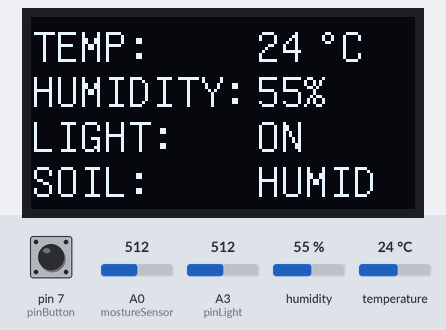
Simulated run of this sketch. Board: Arduino Uno, built with avr-gcc and run on an emulated ATmega328P. Shown: 128×64 one-colour display. The inputs (shaded band) are chosen by the test bench; at power-on: A0 (mostureSensor) = 512, A3 (pinLight) = 512, humidity 55 %, pin 7 (pinButton) LOW, temperature 24 °C.

Above: at 6.0 s.
6.1 s: A0 (mostureSensor) set to 486
At 11.1 s:
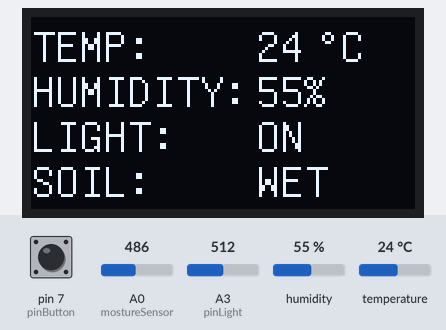
11.9 s: A3 (pinLight) set to 312
16.6 s: A3 (pinLight) set to 285
At 21.3 s:
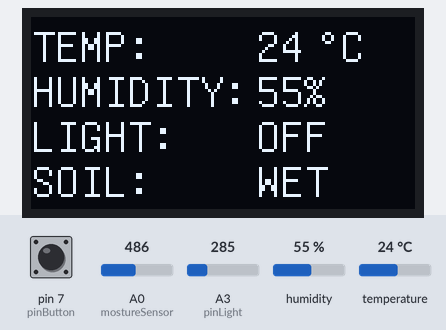
21.9 s: A0 (mostureSensor) set to 510
At 26.1 s:
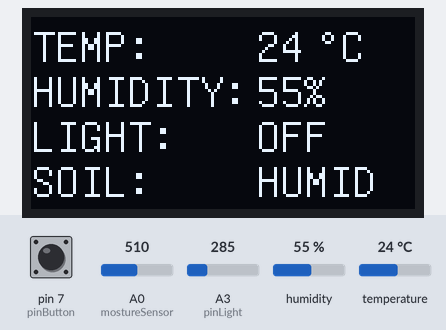
26.9 s: humidity set to 22 %
At 31.1 s:
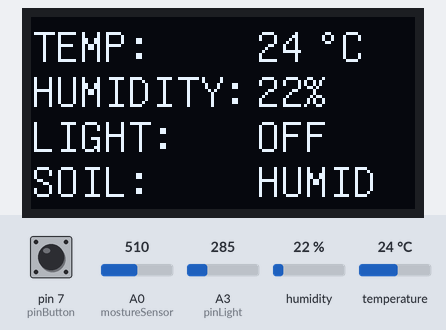
31.9 s: A0 (mostureSensor) set to 810
At 36.6 s:
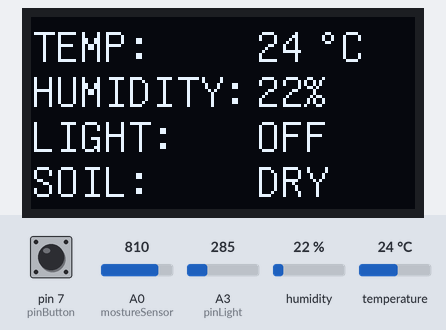
Timing chart, 0 to 37.9 s (numbered marks = the images above; inputs shaded):
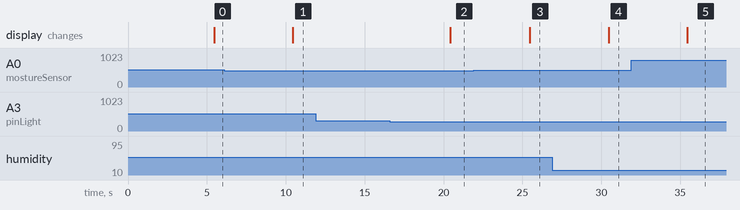

Measured:
- the behaviour switches between 500 and 499 on A0 (mostureSensor) (found by bisection; images 0 and 1)
- the behaviour switches between 300 and 299 on A3 (pinLight) (found by bisection; images 1 and 2)
- after the input at 6.1 s, the display: changes after 4.3 s (image 1)
- after the input at 11.9 s, every drawn part: stays the same
- after the input at 16.6 s, the display: changes after 3.8 s (image 2)
- after the input at 21.9 s, the display: changes after 3.6 s (image 3)
- after the input at 26.9 s, the display: changes after 3.6 s (image 4)
- after the input at 31.9 s, the display: changes after 3.5 s (image 5)

The sketch:

PolliceVerde.ino
```cpp
#include <SimpleDHT.h>
#include <U8glib.h>

int mostureSensor = 0;
int pinDHT11 = 3;
int pinLight = A3;
int pinButton = 7;
int LCDStatus = HIGH;
int lastButtonState = HIGH;
SimpleDHT11 dht11;

U8GLIB_SSD1306_128X64 u8g(U8G_I2C_OPT_NONE|U8G_I2C_OPT_DEV_0);

long previousMillis = 0;
long interval = 5000;

void setup() {
  //Serial.begin(9600);
  pinMode( pinLight, INPUT);
  pinMode( pinButton, INPUT);
}

void loop() {

  unsigned long currentMillis = millis();
  int reading = digitalRead(pinButton);
  if (reading == HIGH) {
    lastButtonState = HIGH;
  }else{
    lastButtonState = LOW;
  }


   //Serial.print("LCD: ");
   //Serial.println(LCDStatus);

   //Serial.print("Button: ");
   //Serial.println(lastButtonState);
   //Serial.println("");


    if (lastButtonState == HIGH &&digitalRead(pinButton) == LOW) {

      if (LCDStatus == HIGH){
        u8g.sleepOff();
        LCDStatus = LOW;
      }else{
        u8g.sleepOn();
        LCDStatus = HIGH;
      }
    }


  if(currentMillis - previousMillis > interval ) {
    // read with raw sample data.
    byte temperature = 0;
    byte humidity = 0;
    byte data[40] = {0};
    String soil = "";
    String light = "";

    int sensorValue = analogRead(mostureSensor);
    //Serial.println(sensorValue);

    if ( sensorValue >= 800){
      soil = "DRY";
    }else if( sensorValue <= 799 and sensorValue >=500 ){
      soil = "HUMID";
    }else{
      soil = "WET";
    }

    if (dht11.read(pinDHT11, &temperature, &humidity, data)) {
      Serial.print("Read DHT11 failed");
      return;
    }
    //Light sensor
     int LightValue = analogRead(pinLight);
    //Serial.println((int)temperature); Serial.print(" *C, ");
    //Serial.print((int)humidity); Serial.println(" %");

    if ( LightValue >= 300){
      light = "ON";
    }else{
      light = "OFF";
    }

    u8g.firstPage();
    do {
      u8g.setFont(u8g_font_unifont);
      //u8g.setRot180();
      u8g.drawStr( 0, 15, "TEMP: ");
      u8g.setPrintPos(75, 15);
      u8g.print(temperature);
      u8g.drawStr( 95, 15, "\260C");
      u8g.drawStr( 0, 30, "HUMIDITY: ");
      u8g.setPrintPos(75, 30);
      u8g.print(humidity);
      u8g.drawStr( 90, 30, "%");
      u8g.drawStr( 0, 45, "LIGHT: ");
      u8g.setPrintPos(75, 45);
      u8g.print(light);
      u8g.drawStr( 0, 60, "SOIL: ");
      u8g.setPrintPos(75, 60);
      u8g.print(soil);

    } while( u8g.nextPage() );

    previousMillis = currentMillis;
  }
}
```
